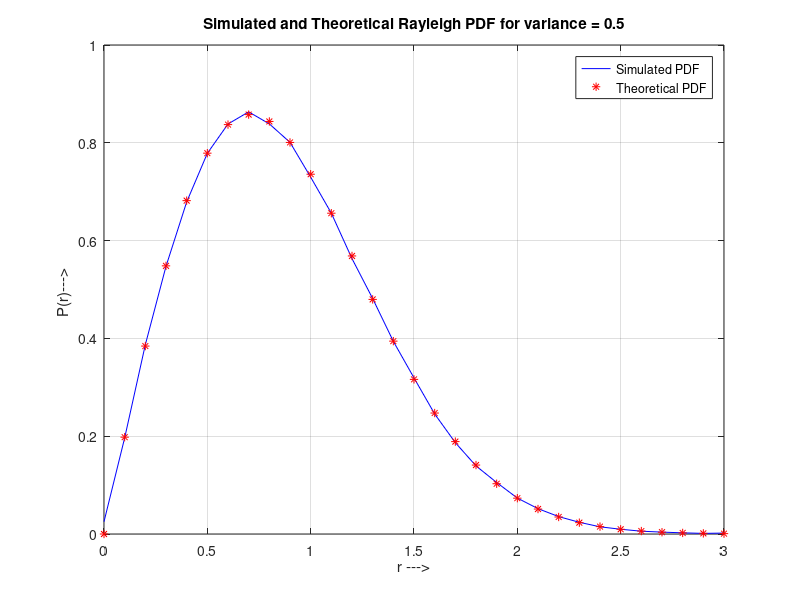
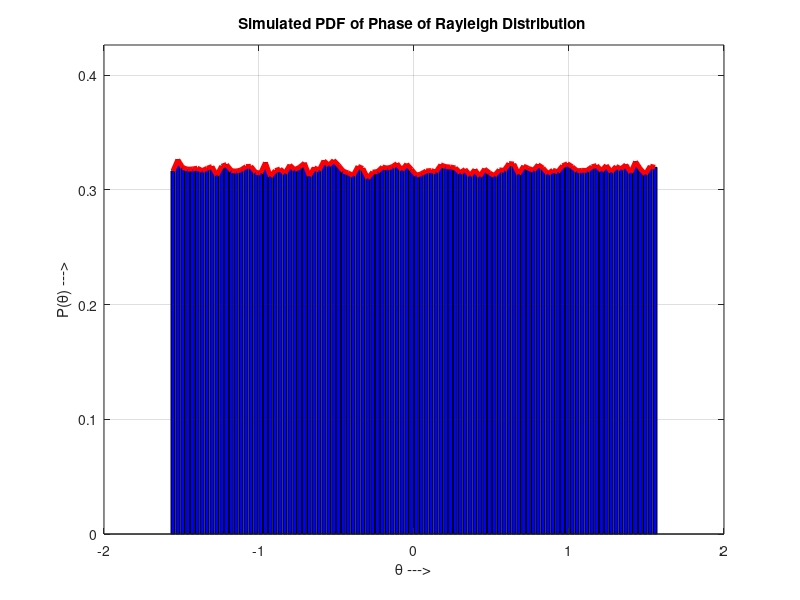

The MATLAB script that drew these images, in order:
%----Rayleigh_PDF-----------------------------------------
%----------Input Section----------------
N=1000000; %Number of samples to generate 
variance = 0.5; % Variance of underlying Gaussian random variables 
%---------------------------------------
%Independent Gaussian random variables with zero mean and unit variance 
x = randn(1, N); 
y = randn(1, N); 
%Rayleigh fading envelope with the desired variance 
r = sqrt(variance*(x.^2 + y.^2)); 
%Define bin steps and range for histogram plotting 
step = 0.1; 
range = 0:step:3; 
%Get histogram values and approximate it to get the pdf curve 
h = hist(r, range); 
approxPDF = h/(step*sum(h)); %Simulated PDF from the x and y samples
%Theoritical PDF from the Rayleigh Fading equation 
theoretical = (range/variance).*exp(-range.^2/(2*variance)); 
plot(range, approxPDF,'b', range, theoretical,'r*'); 
title('Simulated and Theoretical Rayleigh PDF for variance = 0.5') 
legend('Simulated PDF','Theoretical PDF') 
xlabel('r --->'); 
ylabel('P(r)---> '); 
grid; 
%PDF of phase of the Rayleigh envelope 
theta = atan(y./x); 
figure(2) 
hist(theta); %Plot histogram of the phase part 
%Approximate the histogram of the phase part to a nice PDF curve 
[counts,range] = hist(theta,100); 
step=range(2)-range(1); 
%Normalizing the PDF to match theoretical curve 
approxPDF = counts/(step*sum(counts)); %Simulated PDF from the x and y samples 
bar(range, approxPDF,'b'); 
hold on 
plotHandle=plot(range, approxPDF,'r'); 
set(plotHandle,'LineWidth',3.5); 
axis([-2 2 0 max(approxPDF)+0.1]) 
hold off 
title('Simulated PDF of Phase of Rayleigh Distribution '); 
xlabel('\theta --->'); 
ylabel('P(\theta) --->'); 
grid;